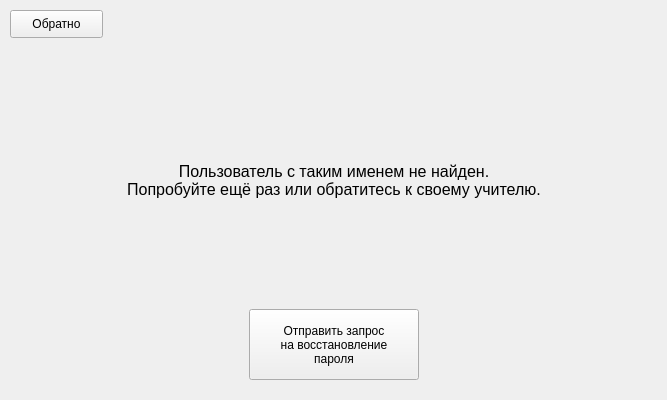
<?xml version="1.0" encoding="UTF-8"?>
<ui version="4.0">
 <class>Form</class>
 <widget class="QWidget" name="Form">
  <property name="geometry">
   <rect>
    <x>0</x>
    <y>0</y>
    <width>667</width>
    <height>400</height>
   </rect>
  </property>
  <property name="windowTitle">
   <string>Form</string>
  </property>
  <widget class="QPushButton" name="pushButton">
   <property name="geometry">
    <rect>
     <x>10</x>
     <y>10</y>
     <width>93</width>
     <height>28</height>
    </rect>
   </property>
   <property name="text">
    <string>Обратно</string>
   </property>
  </widget>
  <widget class="QLabel" name="label">
   <property name="geometry">
    <rect>
     <x>74</x>
     <y>80</y>
     <width>520</width>
     <height>200</height>
    </rect>
   </property>
   <property name="font">
    <font>
     <pointsize>12</pointsize>
    </font>
   </property>
   <property name="text">
    <string>Пользователь с таким именем не найден. 
Попробуйте ещё раз или обратитесь к своему учителю.</string>
   </property>
   <property name="alignment">
    <set>Qt::AlignCenter</set>
   </property>
  </widget>
  <widget class="QPushButton" name="pushButton_2">
   <property name="geometry">
    <rect>
     <x>249</x>
     <y>309</y>
     <width>170</width>
     <height>71</height>
    </rect>
   </property>
   <property name="text">
    <string>Отправить запрос 
на восстановление 
пароля</string>
   </property>
  </widget>
 </widget>
 <resources/>
 <connections/>
</ui>
